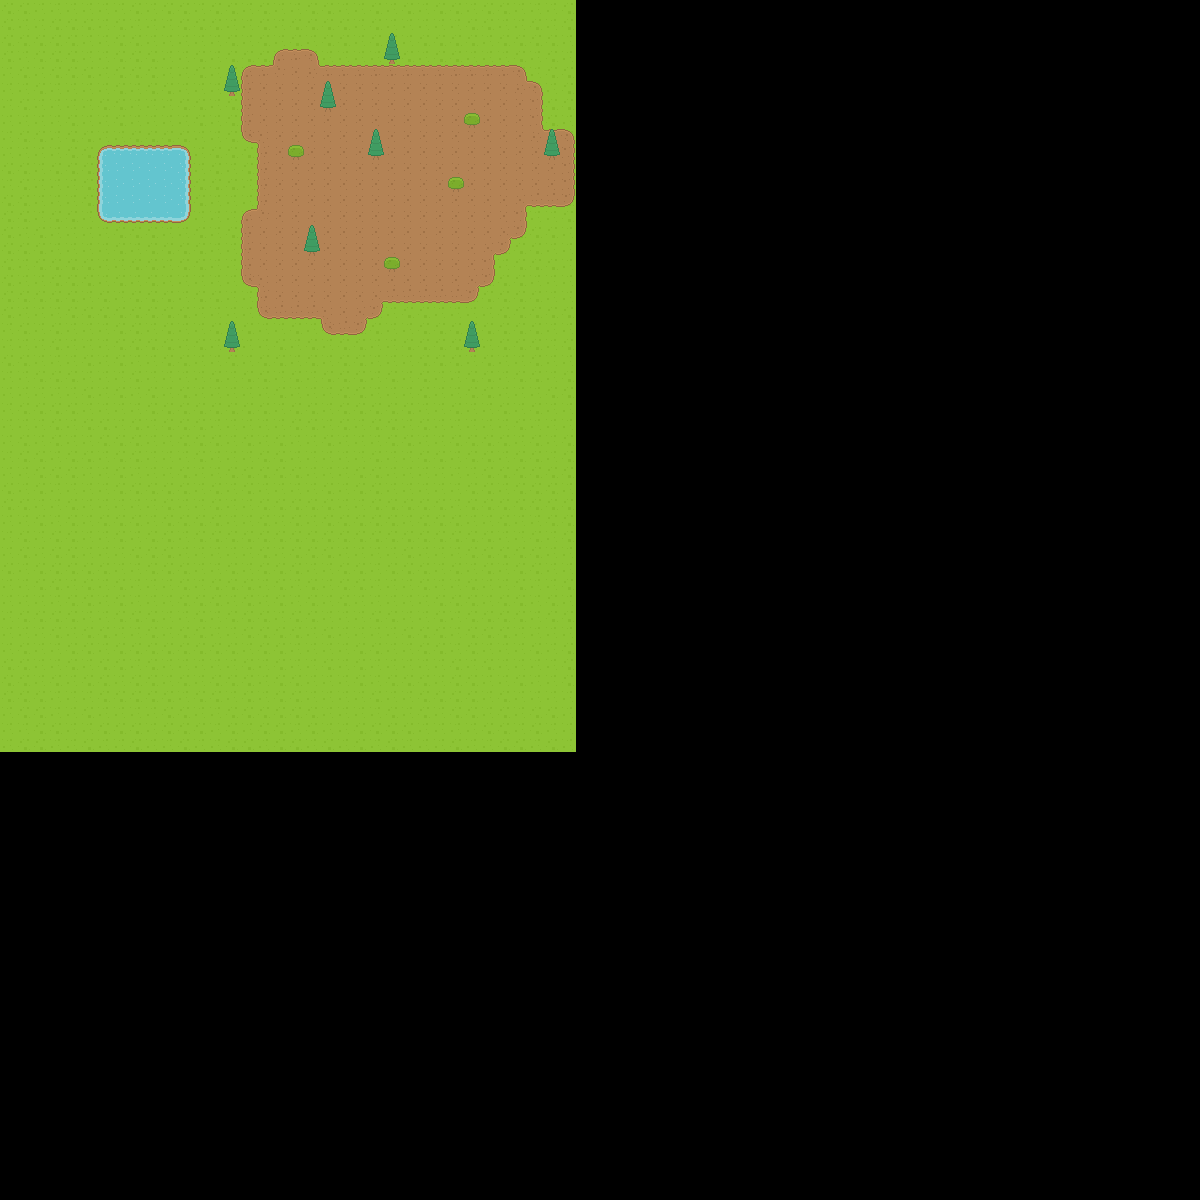

A 2D game scene composited from a Tiled map and its tileset images. What follows is a short description and the map's XML, with each tile layer's data collapsed to a summary:
An orthogonal 75x75 tile map with 16x16 px tiles, 3 tile layers (Tile Layer 1, Tile Layer 2, Objects).

<map version="1.0" orientation="orthogonal" renderorder="left-down" width="75" height="75" tilewidth="16" tileheight="16" nextobjectid="1">
 <tileset firstgid="1" source="test_tileset.tsx" />
 <layer name="Tile Layer 1" width="75" height="75">
  <data>[5625 cells, 1692 non-empty, 11 distinct tile ids]</data>
 </layer>
 <layer name="Tile Layer 2" width="75" height="75">
  <data>[5625 cells, 289 non-empty, 13 distinct tile ids]</data>
 </layer>
 <layer name="Objects" width="75" height="75">
  <data>[5625 cells, 20 non-empty, 3 distinct tile ids]</data>
 </layer>
</map>
